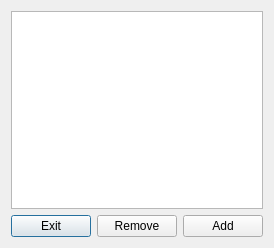
<?xml version="1.0" encoding="UTF-8"?>
<ui version="4.0">
 <class>TypesShow</class>
 <widget class="QDialog" name="TypesShow">
  <property name="geometry">
   <rect>
    <x>0</x>
    <y>0</y>
    <width>274</width>
    <height>248</height>
   </rect>
  </property>
  <property name="windowTitle">
   <string>Dialog</string>
  </property>
  <layout class="QVBoxLayout" name="verticalLayout">
   <item>
    <widget class="QListWidget" name="typesList"/>
   </item>
   <item>
    <layout class="QHBoxLayout" name="horizontalLayout">
     <item>
      <widget class="QPushButton" name="exit_view">
       <property name="focusPolicy">
        <enum>Qt::TabFocus</enum>
       </property>
       <property name="text">
        <string>Exit</string>
       </property>
      </widget>
     </item>
     <item>
      <widget class="QPushButton" name="remove_type">
       <property name="focusPolicy">
        <enum>Qt::TabFocus</enum>
       </property>
       <property name="text">
        <string>Remove</string>
       </property>
      </widget>
     </item>
     <item>
      <widget class="QPushButton" name="add_type">
       <property name="text">
        <string>Add</string>
       </property>
      </widget>
     </item>
    </layout>
   </item>
  </layout>
 </widget>
 <resources/>
 <connections/>
</ui>
